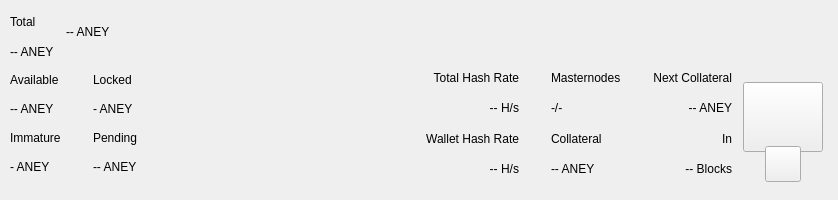
<?xml version="1.0" encoding="UTF-8"?>
<ui version="4.0">
 <class>TopBar</class>
 <widget class="QWidget" name="TopBar">
  <property name="geometry">
   <rect>
    <x>0</x>
    <y>0</y>
    <width>838</width>
    <height>200</height>
   </rect>
  </property>
  <property name="minimumSize">
   <size>
    <width>0</width>
    <height>200</height>
   </size>
  </property>
  <property name="maximumSize">
   <size>
    <width>16777215</width>
    <height>200</height>
   </size>
  </property>
  <property name="windowTitle">
   <string>Form</string>
  </property>
  <layout class="QVBoxLayout" name="verticalLayout_10" stretch="0">
   <property name="spacing">
    <number>0</number>
   </property>
   <property name="leftMargin">
    <number>0</number>
   </property>
   <property name="topMargin">
    <number>0</number>
   </property>
   <property name="rightMargin">
    <number>0</number>
   </property>
   <property name="bottomMargin">
    <number>0</number>
   </property>
   <item>
    <widget class="PFBorderImage" name="containerTop">
     <layout class="QVBoxLayout" name="verticalLayout_11">
      <property name="spacing">
       <number>0</number>
      </property>
      <property name="leftMargin">
       <number>0</number>
      </property>
      <property name="topMargin">
       <number>0</number>
      </property>
      <property name="rightMargin">
       <number>0</number>
      </property>
      <property name="bottomMargin">
       <number>0</number>
      </property>
      <item>
       <widget class="QWidget" name="top_container_2" native="true">
        <property name="minimumSize">
         <size>
          <width>0</width>
          <height>65</height>
         </size>
        </property>
        <layout class="QHBoxLayout" name="top_container">
         <property name="spacing">
          <number>0</number>
         </property>
         <property name="leftMargin">
          <number>10</number>
         </property>
         <property name="topMargin">
          <number>0</number>
         </property>
         <property name="rightMargin">
          <number>10</number>
         </property>
         <property name="bottomMargin">
          <number>0</number>
         </property>
         <item>
          <layout class="QHBoxLayout" name="horizontalLayout_4">
           <property name="spacing">
            <number>12</number>
           </property>
           <property name="rightMargin">
            <number>0</number>
           </property>
           <item>
            <widget class="QWidget" name="widgetAmount" native="true">
             <layout class="QVBoxLayout" name="verticalLayout_2">
              <property name="spacing">
               <number>2</number>
              </property>
              <property name="leftMargin">
               <number>0</number>
              </property>
              <property name="topMargin">
               <number>8</number>
              </property>
              <property name="rightMargin">
               <number>0</number>
              </property>
              <property name="bottomMargin">
               <number>0</number>
              </property>
              <item>
               <widget class="QLabel" name="labelTitle1">
                <property name="text">
                 <string>Total</string>
                </property>
               </widget>
              </item>
              <item>
               <widget class="PrivateQLabel" name="labelAmountPiv">
                <property name="text">
                 <string notr="true">-- ANEY</string>
                </property>
               </widget>
              </item>
             </layout>
            </widget>
           </item>
           <item alignment="Qt::AlignVCenter">
            <widget class="QWidget" name="widgetTopAmount" native="true">
             <property name="sizePolicy">
              <sizepolicy hsizetype="Preferred" vsizetype="Maximum">
               <horstretch>0</horstretch>
               <verstretch>0</verstretch>
              </sizepolicy>
             </property>
             <layout class="QHBoxLayout" name="horizontalLayout_5">
              <property name="spacing">
               <number>0</number>
              </property>
              <property name="leftMargin">
               <number>0</number>
              </property>
              <property name="topMargin">
               <number>0</number>
              </property>
              <property name="rightMargin">
               <number>0</number>
              </property>
              <property name="bottomMargin">
               <number>0</number>
              </property>
              <item alignment="Qt::AlignTop">
               <widget class="PrivateQLabel" name="labelAmountTopPiv">
                <property name="minimumSize">
                 <size>
                  <width>0</width>
                  <height>36</height>
                 </size>
                </property>
                <property name="styleSheet">
                 <string notr="true">padding:0px;margin:0px;</string>
                </property>
                <property name="text">
                 <string notr="true">-- ANEY</string>
                </property>
               </widget>
              </item>
             </layout>
            </widget>
           </item>
           <item>
            <spacer name="horizontalSpacer">
             <property name="orientation">
              <enum>Qt::Horizontal</enum>
             </property>
             <property name="sizeHint" stdset="0">
              <size>
               <width>40</width>
               <height>20</height>
              </size>
             </property>
            </spacer>
           </item>
           <item alignment="Qt::AlignRight">
            <widget class="QWidget" name="layoutSync" native="true">
             <property name="minimumSize">
              <size>
               <width>0</width>
               <height>36</height>
              </size>
             </property>
             <property name="maximumSize">
              <size>
               <width>16777215</width>
               <height>36</height>
              </size>
             </property>
             <layout class="QVBoxLayout" name="verticalLayout_9">
              <property name="leftMargin">
               <number>0</number>
              </property>
              <property name="topMargin">
               <number>0</number>
              </property>
              <property name="rightMargin">
               <number>0</number>
              </property>
              <property name="bottomMargin">
               <number>0</number>
              </property>
              <item>
               <widget class="ExpandableButton" name="pushButtonSync" native="true">
                <property name="minimumSize">
                 <size>
                  <width>36</width>
                  <height>36</height>
                 </size>
                </property>
                <property name="maximumSize">
                 <size>
                  <width>16777215</width>
                  <height>36</height>
                 </size>
                </property>
               </widget>
              </item>
             </layout>
            </widget>
           </item>
           <item>
            <widget class="ExpandableButton" name="pushButtonHDUpgrade" native="true">
             <property name="minimumSize">
              <size>
               <width>36</width>
               <height>36</height>
              </size>
             </property>
             <property name="maximumSize">
              <size>
               <width>16777215</width>
               <height>36</height>
              </size>
             </property>
            </widget>
           </item>
           <item>
            <widget class="ExpandableButton" name="pushButtonStack" native="true">
             <property name="minimumSize">
              <size>
               <width>36</width>
               <height>36</height>
              </size>
             </property>
             <property name="maximumSize">
              <size>
               <width>16777215</width>
               <height>36</height>
              </size>
             </property>
            </widget>
           </item>
           <item>
            <widget class="ExpandableButton" name="pushButtonConf" native="true">
             <property name="minimumSize">
              <size>
               <width>36</width>
               <height>36</height>
              </size>
             </property>
             <property name="maximumSize">
              <size>
               <width>16777215</width>
               <height>36</height>
              </size>
             </property>
            </widget>
           </item>
           <item>
            <widget class="ExpandableButton" name="pushButtonMasternodes" native="true">
             <property name="minimumSize">
              <size>
               <width>36</width>
               <height>36</height>
              </size>
             </property>
             <property name="maximumSize">
              <size>
               <width>16777215</width>
               <height>36</height>
              </size>
             </property>
            </widget>
           </item>
           <item>
            <widget class="ExpandableButton" name="pushButtonConsole" native="true">
             <property name="minimumSize">
              <size>
               <width>36</width>
               <height>36</height>
              </size>
             </property>
             <property name="maximumSize">
              <size>
               <width>16777215</width>
               <height>36</height>
              </size>
             </property>
            </widget>
           </item>
           <item>
            <widget class="ExpandableButton" name="pushButtonConnection" native="true">
             <property name="minimumSize">
              <size>
               <width>36</width>
               <height>36</height>
              </size>
             </property>
             <property name="maximumSize">
              <size>
               <width>16777215</width>
               <height>36</height>
              </size>
             </property>
            </widget>
           </item>
           <item>
            <widget class="ExpandableButton" name="pushButtonTor" native="true">
             <property name="minimumSize">
              <size>
               <width>36</width>
               <height>36</height>
              </size>
             </property>
             <property name="maximumSize">
              <size>
               <width>16777215</width>
               <height>36</height>
              </size>
             </property>
            </widget>
           </item>
           <item>
            <widget class="ExpandableButton" name="pushButtonLock" native="true">
             <property name="sizePolicy">
              <sizepolicy hsizetype="Expanding" vsizetype="Expanding">
               <horstretch>0</horstretch>
               <verstretch>0</verstretch>
              </sizepolicy>
             </property>
             <property name="minimumSize">
              <size>
               <width>36</width>
               <height>0</height>
              </size>
             </property>
             <property name="maximumSize">
              <size>
               <width>16777215</width>
               <height>36</height>
              </size>
             </property>
            </widget>
           </item>
           <item>
            <widget class="ExpandableButton" name="pushButtonTheme" native="true">
             <property name="minimumSize">
              <size>
               <width>36</width>
               <height>36</height>
              </size>
             </property>
             <property name="maximumSize">
              <size>
               <width>16777215</width>
               <height>36</height>
              </size>
             </property>
            </widget>
           </item>
           <item>
            <widget class="ExpandableButton" name="pushButtonFAQ" native="true">
             <property name="minimumSize">
              <size>
               <width>36</width>
               <height>36</height>
              </size>
             </property>
             <property name="maximumSize">
              <size>
               <width>16777215</width>
               <height>36</height>
              </size>
             </property>
            </widget>
           </item>
           <item>
            <widget class="ExpandableButton" name="pushButtonPrivacy" native="true">
             <property name="minimumSize">
              <size>
               <width>36</width>
               <height>36</height>
              </size>
             </property>
             <property name="maximumSize">
              <size>
               <width>16777215</width>
               <height>36</height>
              </size>
             </property>
            </widget>
           </item>
          </layout>
         </item>
        </layout>
       </widget>
      </item>
      <item>
       <widget class="QWidget" name="bottom_container" native="true">
        <property name="minimumSize">
         <size>
          <width>0</width>
          <height>135</height>
         </size>
        </property>
        <layout class="QHBoxLayout" name="botton_container">
         <property name="leftMargin">
          <number>10</number>
         </property>
         <property name="topMargin">
          <number>0</number>
         </property>
         <property name="rightMargin">
          <number>10</number>
         </property>
         <property name="bottomMargin">
          <number>10</number>
         </property>
         <item>
          <layout class="QHBoxLayout" name="horizontalLayout_3">
           <property name="spacing">
            <number>0</number>
           </property>
           <property name="bottomMargin">
            <number>9</number>
           </property>
           <item>
            <layout class="QVBoxLayout" name="verticalLayout_7">
             <property name="spacing">
              <number>0</number>
             </property>
             <property name="leftMargin">
              <number>0</number>
             </property>
             <property name="rightMargin">
              <number>0</number>
             </property>
             <item>
              <layout class="QHBoxLayout" name="horizontalLayout_2">
               <property name="spacing">
                <number>0</number>
               </property>
               <item>
                <layout class="QVBoxLayout" name="verticalLayout_6">
                 <item>
                  <widget class="QLabel" name="labelTitle5">
                   <property name="text">
                    <string>Available</string>
                   </property>
                  </widget>
                 </item>
                 <item>
                  <widget class="PrivateQLabel" name="labelAvailablePiv">
                   <property name="text">
                    <string>-- ANEY</string>
                   </property>
                  </widget>
                 </item>
                 <item>
                  <widget class="QLabel" name="labelTitle4">
                   <property name="text">
                    <string>Immature</string>
                   </property>
                  </widget>
                 </item>
                 <item>
                  <widget class="PrivateQLabel" name="labelImmaturePiv">
                   <property name="text">
                    <string notr="true">- ANEY</string>
                   </property>
                  </widget>
                 </item>
                </layout>
               </item>
               <item>
                <layout class="QVBoxLayout" name="verticalLayout_8">
                 <property name="leftMargin">
                  <number>32</number>
                 </property>
                 <item>
                  <widget class="QLabel" name="labelTitle6">
                   <property name="text">
                    <string>Locked</string>
                   </property>
                  </widget>
                 </item>
                 <item>
                  <widget class="PrivateQLabel" name="labelLockedPiv">
                   <property name="text">
                    <string>- ANEY</string>
                   </property>
                  </widget>
                 </item>
                 <item>
                  <widget class="QLabel" name="labelTitle3">
                   <property name="text">
                    <string>Pending</string>
                   </property>
                  </widget>
                 </item>
                 <item>
                  <widget class="PrivateQLabel" name="labelPendingPiv">
                   <property name="text">
                    <string notr="true">-- ANEY</string>
                   </property>
                  </widget>
                 </item>
                </layout>
               </item>
              </layout>
             </item>
            </layout>
           </item>
          </layout>
         </item>
         <item>
          <spacer name="horizontalSpacer_2">
           <property name="orientation">
            <enum>Qt::Horizontal</enum>
           </property>
           <property name="sizeHint" stdset="0">
            <size>
             <width>40</width>
             <height>20</height>
            </size>
           </property>
          </spacer>
         </item>
         <item>
          <layout class="QHBoxLayout" name="horizontalLayout_6">
           <property name="spacing">
            <number>0</number>
           </property>
           <property name="rightMargin">
            <number>0</number>
           </property>
           <property name="bottomMargin">
            <number>9</number>
           </property>
           <item>
            <widget class="QWidget" name="widgetStaking" native="true">
             <layout class="QVBoxLayout" name="verticalLayout_12">
              <property name="leftMargin">
               <number>32</number>
              </property>
              <property name="topMargin">
               <number>0</number>
              </property>
              <property name="rightMargin">
               <number>0</number>
              </property>
              <property name="bottomMargin">
               <number>0</number>
              </property>
              <item>
               <widget class="QLabel" name="labelNetworkHashRateTitle">
                <property name="text">
                 <string>Total Hash Rate</string>
                </property>
                <property name="textFormat">
                 <enum>Qt::AutoText</enum>
                </property>
                <property name="alignment">
                 <set>Qt::AlignRight|Qt::AlignTrailing|Qt::AlignVCenter</set>
                </property>
               </widget>
              </item>
              <item>
               <widget class="QLabel" name="labelNetworkHashRateValue">
                <property name="layoutDirection">
                 <enum>Qt::LeftToRight</enum>
                </property>
                <property name="text">
                 <string>-- H/s</string>
                </property>
                <property name="textFormat">
                 <enum>Qt::AutoText</enum>
                </property>
                <property name="alignment">
                 <set>Qt::AlignRight|Qt::AlignTrailing|Qt::AlignVCenter</set>
                </property>
               </widget>
              </item>
              <item>
               <widget class="QLabel" name="labelWalletHashRateTitle">
                <property name="text">
                 <string>Wallet Hash Rate</string>
                </property>
                <property name="textFormat">
                 <enum>Qt::AutoText</enum>
                </property>
                <property name="alignment">
                 <set>Qt::AlignRight|Qt::AlignTrailing|Qt::AlignVCenter</set>
                </property>
               </widget>
              </item>
              <item>
               <widget class="PrivateQLabel" name="labelWalletHashRateValue">
                <property name="text">
                 <string notr="true">-- H/s</string>
                </property>
                <property name="textFormat">
                 <enum>Qt::AutoText</enum>
                </property>
                <property name="alignment">
                 <set>Qt::AlignRight|Qt::AlignTrailing|Qt::AlignVCenter</set>
                </property>
               </widget>
              </item>
             </layout>
            </widget>
           </item>
           <item>
            <widget class="QWidget" name="widgetMasternodes" native="true">
             <layout class="QVBoxLayout">
              <property name="leftMargin">
               <number>32</number>
              </property>
              <property name="topMargin">
               <number>0</number>
              </property>
              <property name="rightMargin">
               <number>0</number>
              </property>
              <property name="bottomMargin">
               <number>0</number>
              </property>
              <item>
               <widget class="QLabel" name="labelMasternodesTitle">
                <property name="text">
                 <string>Masternodes</string>
                </property>
               </widget>
              </item>
              <item>
               <widget class="PrivateQLabel" name="labelMasternodeCount">
                <property name="text">
                 <string>-/-</string>
                </property>
               </widget>
              </item>
              <item>
               <widget class="QLabel" name="labelCollateralTitle">
                <property name="text">
                 <string>Collateral</string>
                </property>
               </widget>
              </item>
              <item>
               <widget class="QLabel" name="labelCollateralValue">
                <property name="text">
                 <string notr="true">-- ANEY</string>
                </property>
               </widget>
              </item>
             </layout>
            </widget>
           </item>
           <item>
            <widget class="QWidget" name="widgetNextCollateral" native="true">
             <layout class="QVBoxLayout" name="verticalLayout_12">
              <property name="leftMargin">
               <number>32</number>
              </property>
              <property name="topMargin">
               <number>0</number>
              </property>
              <property name="rightMargin">
               <number>0</number>
              </property>
              <property name="bottomMargin">
               <number>0</number>
              </property>
              <item>
               <widget class="QLabel" name="labelNextMasternodesTitle">
                <property name="text">
                 <string>Next Collateral</string>
                </property>
                <property name="textFormat">
                 <enum>Qt::AutoText</enum>
                </property>
                <property name="alignment">
                 <set>Qt::AlignRight|Qt::AlignTrailing|Qt::AlignVCenter</set>
                </property>
               </widget>
              </item>
              <item>
               <widget class="QLabel" name="labelNextCollateralValue">
                <property name="text">
                 <string>-- ANEY</string>
                </property>
                <property name="textFormat">
                 <enum>Qt::AutoText</enum>
                </property>
                <property name="alignment">
                 <set>Qt::AlignRight|Qt::AlignTrailing|Qt::AlignVCenter</set>
                </property>
               </widget>
              </item>
              <item>
               <widget class="QLabel" name="labelRemainingBlocks">
                <property name="text">
                 <string>In</string>
                </property>
                <property name="textFormat">
                 <enum>Qt::AutoText</enum>
                </property>
                <property name="alignment">
                 <set>Qt::AlignRight|Qt::AlignTrailing|Qt::AlignVCenter</set>
                </property>
               </widget>
              </item>
              <item>
               <widget class="QLabel" name="labelNextCollateralBlocks">
                <property name="text">
                 <string notr="true">-- Blocks</string>
                </property>
                <property name="textFormat">
                 <enum>Qt::AutoText</enum>
                </property>
                <property name="alignment">
                 <set>Qt::AlignRight|Qt::AlignTrailing|Qt::AlignVCenter</set>
                </property>
               </widget>
              </item>
             </layout>
            </widget>
           </item>
          </layout>
         </item>
         <item>
          <widget class="QWidget" name="qrContainer" native="true">
           <property name="sizePolicy">
            <sizepolicy hsizetype="Preferred" vsizetype="Minimum">
             <horstretch>0</horstretch>
             <verstretch>0</verstretch>
            </sizepolicy>
           </property>
           <property name="minimumSize">
            <size>
             <width>90</width>
             <height>110</height>
            </size>
           </property>
           <property name="maximumSize">
            <size>
             <width>90</width>
             <height>110</height>
            </size>
           </property>
           <layout class="QVBoxLayout" name="containerQR">
            <property name="spacing">
             <number>0</number>
            </property>
            <property name="leftMargin">
             <number>5</number>
            </property>
            <property name="topMargin">
             <number>10</number>
            </property>
            <property name="rightMargin">
             <number>5</number>
            </property>
            <property name="bottomMargin">
             <number>0</number>
            </property>
            <item>
             <widget class="QPushButton" name="btnQr">
              <property name="minimumSize">
               <size>
                <width>70</width>
                <height>70</height>
               </size>
              </property>
              <property name="maximumSize">
               <size>
                <width>16777215</width>
                <height>70</height>
               </size>
              </property>
              <property name="focusPolicy">
               <enum>Qt::NoFocus</enum>
              </property>
              <property name="text">
               <string/>
              </property>
              <property name="iconSize">
               <size>
                <width>70</width>
                <height>70</height>
               </size>
              </property>
             </widget>
            </item>
            <item>
             <spacer name="verticalSpacer">
              <property name="orientation">
               <enum>Qt::Vertical</enum>
              </property>
              <property name="sizeType">
               <enum>QSizePolicy::Fixed</enum>
              </property>
              <property name="sizeHint" stdset="0">
               <size>
                <width>20</width>
                <height>20</height>
               </size>
              </property>
             </spacer>
            </item>
            <item alignment="Qt::AlignHCenter|Qt::AlignBottom">
             <widget class="QPushButton" name="pushButtonQR">
              <property name="minimumSize">
               <size>
                <width>36</width>
                <height>36</height>
               </size>
              </property>
              <property name="maximumSize">
               <size>
                <width>36</width>
                <height>36</height>
               </size>
              </property>
              <property name="focusPolicy">
               <enum>Qt::NoFocus</enum>
              </property>
              <property name="text">
               <string/>
              </property>
             </widget>
            </item>
           </layout>
          </widget>
         </item>
        </layout>
       </widget>
      </item>
     </layout>
    </widget>
   </item>
  </layout>
 </widget>
 <customwidgets>
  <customwidget>
   <class>ExpandableButton</class>
   <extends>QWidget</extends>
   <header>qt/pivx/expandablebutton.h</header>
   <container>1</container>
  </customwidget>
  <customwidget>
   <class>PFBorderImage</class>
   <extends>QFrame</extends>
   <header>qt/pivx/pfborderimage.h</header>
   <container>1</container>
  </customwidget>
  <customwidget>
   <class>PrivateQLabel</class>
   <extends>QLabel</extends>
   <header>qt/pivx/privatelabel.h</header>
   <container>0</container>
  </customwidget>
 </customwidgets>
 <resources/>
 <connections/>
</ui>
